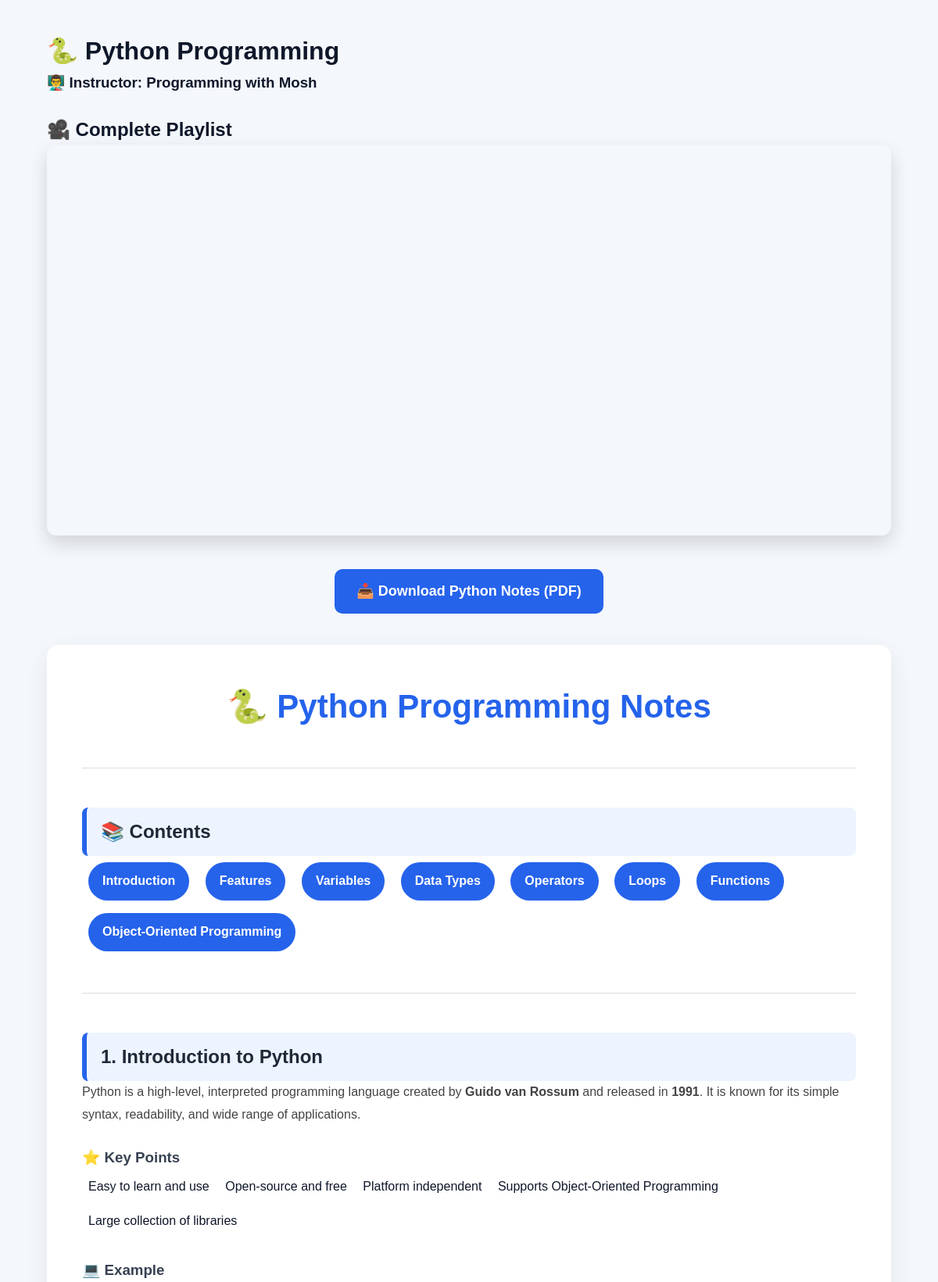
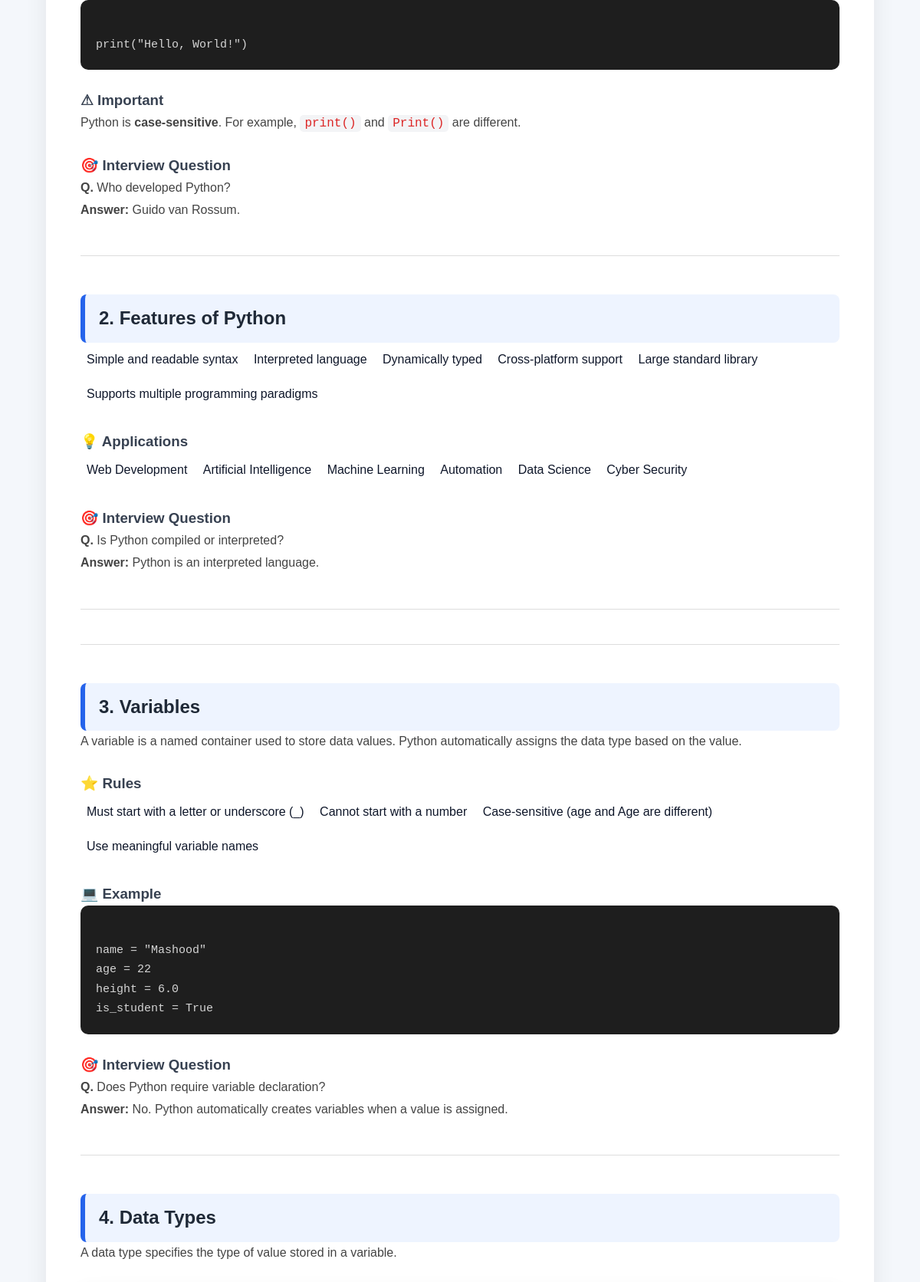
/learner/course/1/1 (signed in, upper part), run on the app's committed database (2 pictures, top to bottom).
### tables this page shows
CREATE TABLE courses(

        id INTEGER PRIMARY KEY AUTOINCREMENT,

        course_name TEXT NOT NULL,

        level TEXT NOT NULL,

        modules INTEGER NOT NULL,

        language TEXT NOT NULL,

        status TEXT NOT NULL,

        icon TEXT NOT NULL

    );

CREATE TABLE course_instructors(

        id INTEGER PRIMARY KEY AUTOINCREMENT,

        course_id INTEGER NOT NULL,

        language TEXT NOT NULL,

        instructor_name TEXT NOT NULL,

        playlist_url TEXT NOT NULL,
        
        image TEXT NOT NULL,

        FOREIGN KEY(course_id) REFERENCES courses(id)

    );

### app.py (the view)
@app.route("/learner/course/<int:course_id>/<int:instructor_id>")
def course_page(course_id, instructor_id):
    if "learner_id" not in session:
        return redirect(url_for("learner_login"))
    connection = sqlite3.connect("database/edutrack.db")
    connection.row_factory = sqlite3.Row
    cursor = connection.cursor()
    cursor.execute(
        "SELECT * FROM courses WHERE id=?",
        (course_id,)
    )
    course = cursor.fetchone()
    cursor.execute(
        "SELECT * FROM course_instructors WHERE id=?",
        (instructor_id,)
    )
    instructor = cursor.fetchone()
    connection.close()
    return render_template(
        "course.html",
        course=course,
        instructor=instructor
    )

### templates/course.html (shortened to what this page needs)
<!DOCTYPE html>
<html lang="en">
<head>
    <link rel="stylesheet"
          href="{{ url_for('static', filename='css/style.css') }}">
    <link rel="stylesheet"
          href="{{ url_for('static', filename='css/notes.css') }}">
</head>
<body>
<div class="course-container">
    <h1>{{ course['icon'] }} {{ course['course_name'] }}</h1>
    <h3>👨‍🏫 Instructor: {{ instructor['instructor_name'] }}</h3>
    <br>
    <h2>🎥 Complete Playlist</h2>
    <iframe
        width="100%"
        height="500"
        src="{{ instructor['playlist_url'] }}"
        frameborder="0"
        allowfullscreen>
    </iframe>
    <div class="download-section">
        {% if course['course_name'] == "Python Programming" %}
            <a href="{{ url_for('static', filename='notes/pdf/python_notes.pdf') }}"
               class="download-btn"
               download>
                📥 Download Python Notes (PDF)
            </a>
        {% elif course['course_name'] == "Java Programming" %}
            <a href="{{ url_for('static', filename='notes/pdf/java_notes.pdf') }}"
               class="download-btn"
               download>
                📥 Download Java Notes (PDF)
            </a>
        {% elif course['course_name'] == "SQL Database" %}
            <a href="{{ url_for('static', filename='notes/pdf/sql_notes.pdf') }}"
               class="download-btn"
               download>
                📥 Download SQL Notes (PDF)
            </a>
        {% endif %}
    </div>
    <div class="notes-container">
        {% if course['course_name'] == "Python Programming" %}
            {% include "notes/python.html" %}
        {% elif course['course_name'] == "Java Programming" %}
            {% include "notes/java.html" %}
        {% elif course['course_name'] == "SQL Database" %}
            {% include "notes/sql.html" %}
        {% endif %}
    </div>
</div>
</body>
</html>

### static/css/style.css (style rules this page uses)
:root { --primary:#2563EB; --primary-dark:#1D4ED8; --secondary:#4F46E5; --success:#10B981; --warning:#F59E0B; --danger:#EF4444; --background:#F8FAFC; --card:#FFFFFF; --text:#0F172A; --text-light:#64748B; --border:#E2E8F0; --shadow: 0 10px 25px rgba(15,23,42,.08); --shadow-hover: 0 18px 35px rgba(37,99,235,.15); --radius:16px; }
* { margin:0; padding:0; box-sizing:border-box; }
body { font-family:'Inter',sans-serif; background:var(--background); color:var(--text); line-height:1.6; }
a { text-decoration:none; }
.course-container { width:90%; max-width:1200px; margin:40px auto; }
.course-container iframe { border-radius:15px; box-shadow:0 10px 25px rgba(0,0,0,.15); }
.download-section { text-align:center; margin:35px 0; }
.download-btn { display:inline-block; background:#2563eb; color:white; text-decoration:none; padding:14px 28px; border-radius:10px; font-size:18px; font-weight:600; transition:0.3s; }

### static/css/notes.css (style rules this page uses)
html { scroll-behavior:smooth; }
body { margin:0; padding:0; background:#f4f7fb; font-family:Arial, Helvetica, sans-serif; }
.notes-container { max-width:1100px; margin:40px auto; padding:45px; background:#ffffff; border-radius:15px; box-shadow:0 10px 30px rgba(0,0,0,.08); }
.download-section { text-align:center; margin:35px 0; }
.download-btn { display:inline-block; background:#2563eb; color:white; text-decoration:none; padding:14px 28px; border-radius:10px; font-size:18px; font-weight:600; transition:.3s; }
.course-container iframe { border-radius:12px; box-shadow:0 10px 25px rgba(0,0,0,.15); }

### data on the page
courses: icon "🐍", course_name "Python Programming"
course_instructors: instructor_name "Programming with Mosh"
